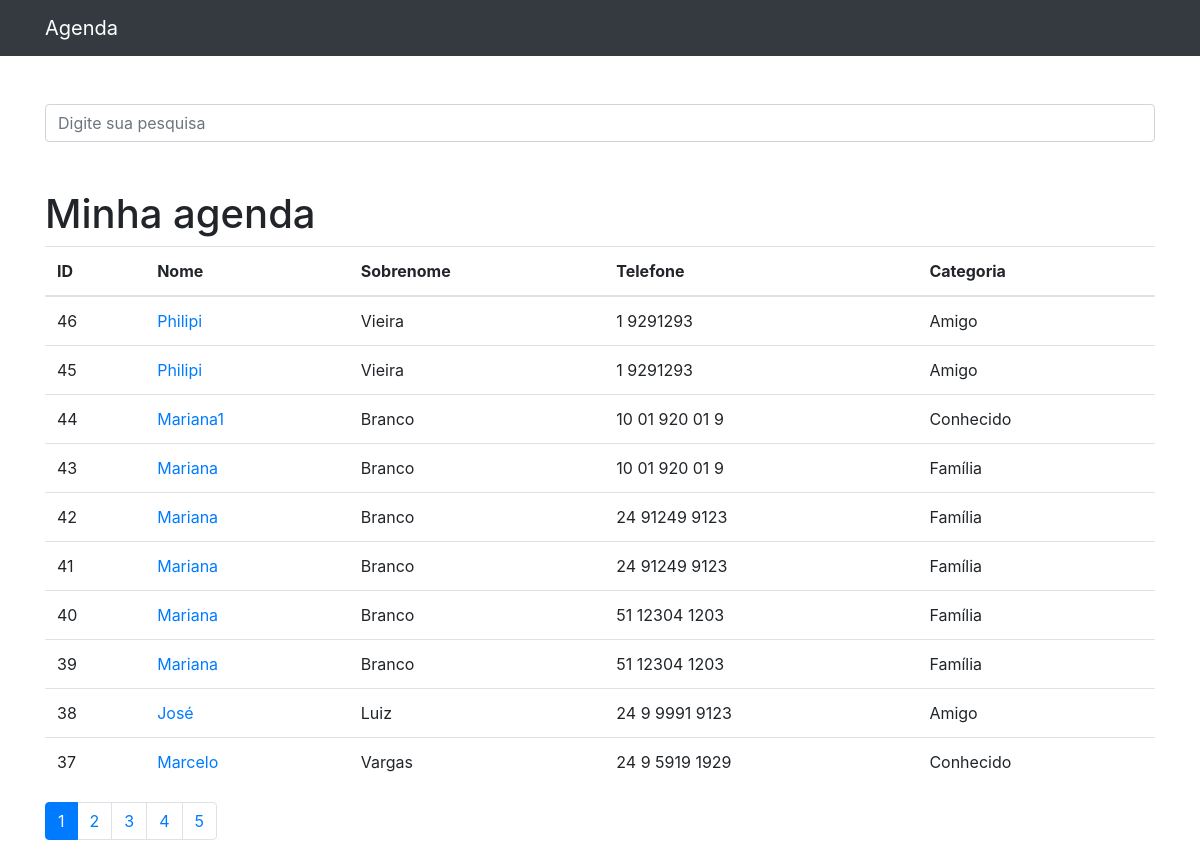
The page / on the database its author committed.
### contatos/models.py (models this page shows, shortened)
class Contato(models.Model):
    nome = models.CharField(max_length=255)
    sobrenome = models.CharField(max_length=255, blank=True)
    telefone = models.CharField(max_length=255)
    email = models.CharField(max_length=255, blank=True)
    data_criacao = models.DateTimeField(default=timezone.now)
    descricao = models.TextField(blank=True)
    categoria = models.ForeignKey(Categoria, on_delete=models.DO_NOTHING)
    mostrar = models.BooleanField(default=True)
    foto = models.ImageField(blank=True, upload_to='fotos/%Y/%m/%d')

class Categoria(models.Model):
    nome = models.CharField(max_length=255)
    def __str__(self):
        return self.nome

### contatos/views.py (the view)
# urls.py: path('', views.index, name='index'),
def index(request):
    contatos = Contato.objects.order_by('-id').filter(
        mostrar=True
    )
    paginator = Paginator (contatos, 10)
    page = request.GET.get('p')
    contatos = paginator.get_page(page)
    return render(request, 'contatos/index.html',{
        'contatos': contatos
    })

### contatos/templates/contatos/index.html
{% extends 'base.html' %}
{% block conteudo %}
    <h1 class="mt-5">Minha agenda</h1>
    <table class="table">
        <thead>
            <tr>
            <th>ID</th>
            <th>Nome</th>
            <th>Sobrenome</th>
            <th>Telefone</th>
            <th>Categoria</th>
            </tr>
        </thead>
        <tbody>
            {% for contato in contatos %}
                <tr>
                    <td>{{ contato.id }}
                    </td>
                    <td>
                        <a href="{% url 'ver_contato' contato.id %}">{{ contato.nome }}</a>
                    </td>
                    <td>{{ contato.sobrenome }}</td>
                    <td>{{ contato.telefone }}</td>
                    <td>{{ contato.categoria }}</td>
                </tr>
            {% endfor %}
        </tbody>
    </table>
    <nav aria-label="Page navigation example">
        <ul class="pagination">
            {% for pagina in contatos.paginator.page_range %}
                {% if contatos.number == pagina %}
                    <li class="page-item active">
                        <a class="page-link" href="?p={{ pagina }}&termo={{ request.GET.termo }}">{{ pagina }}</a>
                    </li>
                {% else %}
                    <li class="page-item"><a class="page-link" href="?p={{ pagina }}&termo={{ request.GET.termo }}">{{ pagina }}</a></li>
                {% endif %}
            {% endfor %}
        </ul>
      </nav>
{% endblock %}

### templates/base.html (shortened to what this page needs)
{% load static %}
<!DOCTYPE html>
<html lang="pt">
<head>
  {% include 'parciais/_head.html' %}
</head>
<body>
  {% include 'parciais/_nav.html' %}
  <div class="container">
    <div class="row">
      <div class="col-lg-12">
        {% if 'accounts' not in request.path %}
        <br><br>
          <form method="get" action="{% url 'busca' %}">
            <div class="form-group row">
              <div class="col-12">
                <input class="form-control"
                    type="search" value="{{ request.GET.termo }}"
                    id="search-input"
                    placeholder="Digite sua pesquisa"
                    name="termo">
              </div>
            </div>
          </form>
          {% endif %}
        {% block conteudo %} {% endblock %}
      </div>
    </div>
  </div>
</body>
</html>

### templates/parciais/_head.html (shortened to what this page needs)
{% load static %}
<link href="{% static 'vendor/bootstrap/css/bootstrap.min.css'%}" rel="stylesheet">

### templates/parciais/_nav.html (shortened to what this page needs)
  <nav class="navbar navbar-expand-lg navbar-dark bg-dark static-top">
    <div class="container">
      <a class="navbar-brand" href="{% url 'index' %}">Agenda</a>
    </div>
  </nav>

### rows shown on the page
Contato: id "46", nome "Philipi", sobrenome "Vieira", telefone "1 9291293", categoria "Amigo"
Contato: id "45", nome "Philipi", sobrenome "Vieira", telefone "1 9291293", categoria "Amigo"
Contato: id "44", nome "Mariana1", sobrenome "Branco", telefone "10 01 920 01 9", categoria "Conhecido"
Contato: id "43", nome "Mariana", sobrenome "Branco", telefone "10 01 920 01 9", categoria "Família"
Contato: id "42", nome "Mariana", sobrenome "Branco", telefone "24 91249 9123", categoria "Família"
Contato: id "41", nome "Mariana", sobrenome "Branco", telefone "24 91249 9123", categoria "Família"
Contato: id "40", nome "Mariana", sobrenome "Branco", telefone "51 12304 1203", categoria "Família"
Contato: id "39", nome "Mariana", sobrenome "Branco", telefone "51 12304 1203", categoria "Família"
Contato: id "38", nome "José", sobrenome "Luiz", telefone "24 9 9991 9123", categoria "Amigo"
Contato: id "37", nome "Marcelo", sobrenome "Vargas", telefone "24 9 5919 1929", categoria "Conhecido"

### other values the page prints
{{ pagina }} "1"
{{ pagina }} "2" "3" "4" "5"
